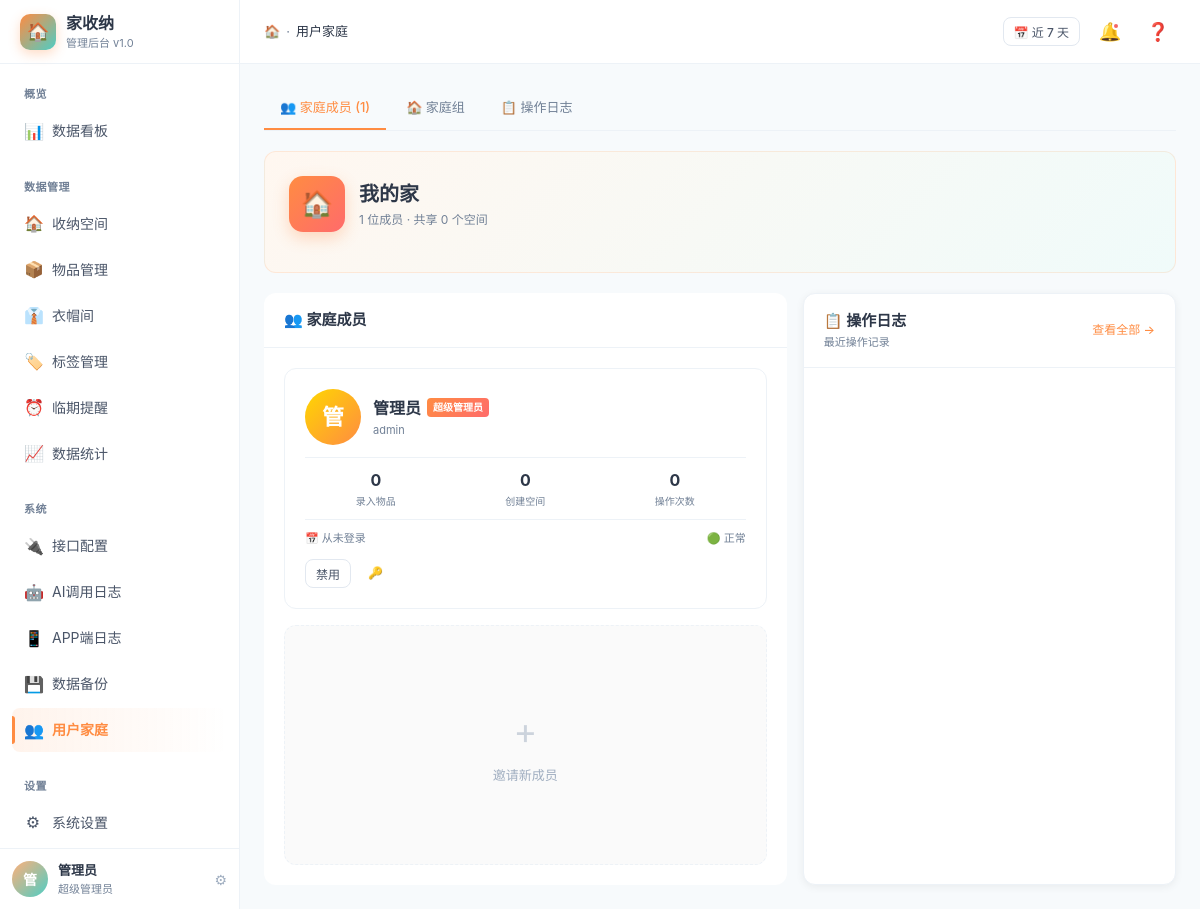
Screenshot of /web-admin/index.php?p=users (signed in) with the database file from the repository.
### tables this page shows
CREATE TABLE IF NOT EXISTS `sys_user` (
    `id` INT UNSIGNED NOT NULL AUTO_INCREMENT,
    `username` VARCHAR(50) NOT NULL COMMENT '用户名',
    `password` VARCHAR(255) NOT NULL COMMENT '密码(bcrypt)',
    `nickname` VARCHAR(50) DEFAULT '' COMMENT '昵称',
    `phone` VARCHAR(20) DEFAULT '' COMMENT '手机号',
    `avatar` VARCHAR(255) DEFAULT '' COMMENT '头像路径',
    `role` TINYINT NOT NULL DEFAULT 2 COMMENT '角色: 1=管理员 2=普通用户',
    `status` TINYINT NOT NULL DEFAULT 1 COMMENT '状态: 0=禁用 1=正常',
    `token` VARCHAR(255) DEFAULT '' COMMENT 'JWT Token',
    `token_expire` INT UNSIGNED DEFAULT 0 COMMENT 'Token过期时间戳',
    `last_login_time` INT UNSIGNED DEFAULT 0 COMMENT '最后登录时间',
    `last_login_ip` VARCHAR(45) DEFAULT '' COMMENT '最后登录IP',
    `created_at` INT UNSIGNED NOT NULL COMMENT '创建时间',
    `updated_at` INT UNSIGNED NOT NULL COMMENT '更新时间',
    PRIMARY KEY (`id`),
    UNIQUE KEY `uk_username` (`username`),
    KEY `idx_phone` (`phone`)
);

### web-admin/index.php (called while the page is built, shortened)
<?php
if (isset($_SESSION['admin_id'])) {
    $db = getDB();
    $stmt = $db->prepare("SELECT * FROM sys_user WHERE id = ? AND role = 1 AND status = 1");
    $stmt->execute([$_SESSION['admin_id']]);
}
require __DIR__ . '/layout.php';

### web-admin/pages/users.php (the view, shortened to what this page needs)
<?php
$db = getDB();
$tab = $_GET['tab'] ?? 'users';
$users = $db->query("SELECT * FROM sys_user ORDER BY created_at DESC")->fetchAll();
$avatarColors = ['linear-gradient(135deg,#FFD700,#FF8C42)','linear-gradient(135deg,#FF8C42,#FF6B6B)','linear-gradient(135deg,#4ECDC4,#0E9F8E)','linear-gradient(135deg,#9F7AEA,#553C9A)','linear-gradient(135deg,#A0AEC0,#718096)'];
?>
<div class="tabs">
    <a href="?p=users&tab=users" class="tab <?= $tab === 'users' ? 'active' : '' ?>">👥 家庭成员 (<?= count($users) ?>)</a>
    <a href="?p=users&tab=houses" class="tab <?= $tab === 'houses' ? 'active' : '' ?>">🏠 家庭组</a>
    <a href="?p=users&tab=logs" class="tab <?= $tab === 'logs' ? 'active' : '' ?>">📋 操作日志</a>
</div>
<?php if ($tab === 'users'): ?>
<div class="family-section">
    <div class="family-head">
        <div class="family-icon">🏠</div>
        <div>
            <div class="family-name">我的家</div>
            <div class="family-meta"><?= count($users) ?> 位成员 · 共享 <?= count($spaces ?? []) ?> 个空间</div>
        </div>
    </div>
</div>
<div class="section-row">
    <div>
        <div class="card-header" style="background:#fff;border-radius:var(--radius) var(--radius) 0 0;border-bottom:1px solid var(--border-2)">
            <div class="card-title">👥 家庭成员</div>
        </div>
        <div class="user-grid" style="padding:20px;background:#fff;border-radius:0 0 var(--radius) var(--radius)">
            <?php foreach ($users as $idx => $u):
                $roleClass = $u['role'] == 1 ? 'role-admin' : 'role-edit';
                $roleName = $u['role'] == 1 ? '超级管理员' : '编辑成员';
            ?>
            <div class="user-card <?= $u['status'] ? '' : 'disabled' ?>">
                <div class="user-card-head">
                    <div class="user-avatar-lg" style="background:<?= $avatarColors[$idx % 5] ?>"><?= mb_substr(htmlspecialchars($u['nickname'] ?: $u['username']), 0, 1) ?></div>
                    <div class="user-card-info">
                        <div class="user-card-name">
                            <?= htmlspecialchars($u['nickname'] ?: $u['username']) ?>
                            <span class="role-badge <?= $roleClass ?>"><?= $roleName ?></span>
                        </div>
                        <div class="user-card-role"><?= htmlspecialchars($u['phone'] ?: $u['username']) ?></div>
                    </div>
                </div>
                <div class="user-stats">
                    <div class="user-stat">
                        <div class="user-stat-val"><?= $db->query("SELECT COUNT(*) FROM goods WHERE creator_id = {$u['id']} AND status = 1")->fetchColumn() ?></div>
                        <div class="user-stat-lbl">录入物品</div>
                    </div>
                    <div class="user-stat">
                        <div class="user-stat-val"><?= $db->query("SELECT COUNT(*) FROM storage_space WHERE creator_id = {$u['id']}")->fetchColumn() ?></div>
                        <div class="user-stat-lbl">创建空间</div>
                    </div>
                    <div class="user-stat">
                        <div class="user-stat-val"><?= $db->query("SELECT COUNT(*) FROM operate_log WHERE user_id = {$u['id']}")->fetchColumn() ?></div>
                        <div class="user-stat-lbl">操作次数</div>
                    </div>
                </div>
                <div class="user-card-foot">
                    <span>📅 <?= $u['last_login_time'] ? date('m-d H:i', $u['last_login_time']) : '从未登录' ?></span>
                    <span><?= $u['status'] ? '🟢 正常' : '⏸ 已禁用' ?></span>
                </div>
                <div style="display:flex;gap:6px;margin-top:12px">
                    <form method="POST" style="display:inline">
                        <button type="submit" class="btn btn-outline btn-sm" style="flex:1"><?= $u['status'] ? '禁用' : '启用' ?></button>
                    </form>
                    <form method="POST" style="display:inline" onsubmit="return confirm('确定重置密码为123456？')">
                        <button type="submit" class="btn btn-ghost btn-sm">🔑</button>
                    </form>
                </div>
            </div>
            <?php endforeach; ?>
            <div class="user-card" style="border-style:dashed;background:#FAFAFA;display:flex;align-items:center;justify-content:center;flex-direction:column;gap:8px;color:#A0AEC0;min-height:240px" onclick="showModal('addUserModal')">
                <div style="font-size:36px;opacity:.5">+</div>
                <div style="font-size:13px;font-weight:500">邀请新成员</div>
            </div>
        </div>
    </div>
    <div class="card">
        <div class="card-header">
            <div>
                <div class="card-title">📋 操作日志</div>
                <div style="font-size:11px;color:#718096;margin-top:2px">最近操作记录</div>
            </div>
            <a href="?p=users&tab=logs" style="font-size:12px;color:#FF8C42;font-weight:500">查看全部 →</a>
        </div>
        <div class="log-list">
        </div>
    </div>
</div>
<?php endif; ?>

### web-admin/layout.php (shortened to what this page needs)
<?php
$db = getDB();
$admin = $db->prepare("SELECT * FROM sys_user WHERE id = ?");
$admin->execute([$_SESSION['admin_id']]);
$admin = $admin->fetch();
$currentPage = $_GET['p'] ?? 'dashboard';
$navGroups = [
    '概览' => [
        ['p' => 'dashboard', 'icon' => '📊', 'label' => '数据看板'],
    ],
    '数据管理' => [
        ['p' => 'spaces', 'icon' => '🏠', 'label' => '收纳空间'],
        ['p' => 'items', 'icon' => '📦', 'label' => '物品管理'],
        ['p' => 'outfits', 'icon' => '👔', 'label' => '衣帽间'],
        ['p' => 'tags', 'icon' => '🏷️', 'label' => '标签管理'],
        ['p' => 'reminders', 'icon' => '⏰', 'label' => '临期提醒'],
        ['p' => 'stats', 'icon' => '📈', 'label' => '数据统计'],
    ],
    '系统' => [
        ['p' => 'api-config', 'icon' => '🔌', 'label' => '接口配置'],
        ['p' => 'ai-logs', 'icon' => '🤖', 'label' => 'AI调用日志'],
        ['p' => 'app-logs', 'icon' => '📱', 'label' => 'APP端日志'],
        ['p' => 'backup', 'icon' => '💾', 'label' => '数据备份'],
        ['p' => 'users', 'icon' => '👥', 'label' => '用户家庭'],
    ],
    '设置' => [
        ['p' => 'settings', 'icon' => '⚙', 'label' => '系统设置'],
        ['p' => 'version', 'icon' => '📱', 'label' => '版本管理'],
    ],
];
$pageTitles = [
    'dashboard' => '数据看板',
    'outfits' => '衣帽间',
    'tags' => '标签管理',
    'items' => '物品管理',
    'spaces' => '收纳空间',
    'api-config' => '接口配置',
    'ai-logs' => 'AI调用日志',
    'app-logs' => 'APP端日志',
    'backup' => '数据备份',
    'users' => '用户家庭',
    'settings' => '系统设置',
    'version' => '版本信息',
    'stats' => '数据统计',
    'reminders' => '临期提醒',
];
$pageTitle = $pageTitles[$currentPage] ?? '管理后台';
?>
<!DOCTYPE html>
<html lang="zh-CN">
<head>
    <link rel="stylesheet" href="assets/css/common.css">
</head>
<body>
<div class="app">
    <aside class="sidebar">
        <div class="sidebar-header">
            <div class="sidebar-logo">🏠</div>
            <div>
                <div class="sidebar-title">家收纳</div>
                <div class="sidebar-subtitle">管理后台 v1.0</div>
            </div>
        </div>
        <nav class="sidebar-nav">
            <?php foreach ($navGroups as $groupTitle => $items): ?>
            <div class="nav-group">
                <div class="nav-group-title"><?= $groupTitle ?></div>
                <?php foreach ($items as $item): ?>
                <a class="nav-item <?= $currentPage === $item['p'] ? 'active' : '' ?>" href="?p=<?= $item['p'] ?>">
                    <span class="nav-icon"><?= $item['icon'] ?></span>
                    <span><?= $item['label'] ?></span>
                </a>
                <?php endforeach; ?>
            </div>
            <?php endforeach; ?>
        </nav>
        <div class="sidebar-footer">
            <div class="avatar"><?= mb_substr(htmlspecialchars($admin['nickname'] ?: $admin['username']), 0, 1) ?></div>
            <div class="user-info">
                <div class="user-name"><?= htmlspecialchars($admin['nickname'] ?: $admin['username']) ?></div>
                <div class="user-role"><?= $admin['role'] == 1 ? '超级管理员' : '管理员' ?></div>
            </div>
            <span style="color:#A0AEC0;cursor:pointer">⚙</span>
        </div>
    </aside>
    <main class="main">
        <header class="topbar">
            <div class="breadcrumb">
                <span>🏠</span>
                <span>·</span>
                <span class="current"><?= htmlspecialchars($pageTitle) ?></span>
            </div>
            <div class="topbar-actions">
                <button class="btn btn-outline btn-sm">📅 近 7 天</button>
                <button class="icon-btn">🔔<span class="dot"></span></button>
                <button class="icon-btn">❓</button>
            </div>
        </header>
        <div class="content">
            <?php include "pages/{$currentPage}.php"; ?>
        </div>
    </main>
</div>
</body>
</html>

### web-admin/pages/users.php (style rules this page uses)
.user-grid { display:grid;grid-template-columns:repeat(auto-fill,minmax(280px,1fr));gap:16px;padding:20px }
.user-card { background:#fff;border:1px solid var(--border-2);border-radius:var(--radius);padding:20px;transition:all .2s;cursor:pointer;position:relative }
.user-card-head { display:flex;align-items:center;gap:12px;margin-bottom:12px }
.user-avatar-lg { width:56px;height:56px;border-radius:50%;display:flex;align-items:center;justify-content:center;color:#fff;font-size:22px;font-weight:600;flex-shrink:0 }
.user-card-info { flex:1;min-width:0 }
.user-card-name { font-size:16px;font-weight:600;display:flex;align-items:center;gap:6px }
.user-card-role { font-size:11px;color:#718096;margin-top:2px }
.role-badge { font-size:10px;padding:2px 6px;border-radius:4px;font-weight:600 }
.role-admin { background:linear-gradient(135deg,#FF8C42,#FF6B6B);color:#fff }
.user-stats { display:grid;grid-template-columns:repeat(3,1fr);gap:8px;padding:10px 0;border-top:1px solid var(--border-2);border-bottom:1px solid var(--border-2);margin-bottom:10px }
.user-stat { text-align:center }
.user-stat-val { font-size:16px;font-weight:700;color:#2D3748 }
.user-stat-lbl { font-size:10px;color:#718096;margin-top:2px }
.user-card-foot { display:flex;align-items:center;justify-content:space-between;font-size:11px;color:#718096 }
.family-section { background:linear-gradient(135deg,#FFF7F0 0%,#F0FBFA 100%);border-radius:var(--radius);padding:24px;margin-bottom:20px;border:1px solid rgba(255,140,66,.15) }
.family-head { display:flex;align-items:center;gap:14px;margin-bottom:16px }
.family-icon { width:56px;height:56px;border-radius:14px;background:linear-gradient(135deg,#FF8C42,#FF6B6B);display:flex;align-items:center;justify-content:center;color:#fff;font-size:26px;box-shadow:0 6px 16px rgba(255,140,66,.3) }
.family-name { font-size:20px;font-weight:700 }
.family-meta { font-size:12px;color:#718096;margin-top:2px }
.section-row { display:grid;grid-template-columns:1.4fr 1fr;gap:16px }
.log-list { padding:4px 0 }

### rows the page displays
sys_user: nickname "管", nickname "管理员", role "超级管理员", username "admin", fetchColumn "0", last_login_time "从未登录", status "🟢 正常"

### other values shown
$groupTitle "概览"
$item['icon'] "📊"
$item['label'] "数据看板"
$groupTitle "数据管理"
$item['icon'] "🏠"
$item['label'] "收纳空间"
$item['icon'] "📦"
$item['label'] "物品管理"
$item['icon'] "👔"
$item['label'] "衣帽间"
$item['icon'] "🏷️"
$item['label'] "标签管理"
$item['icon'] "⏰"
$item['label'] "临期提醒"
$item['icon'] "📈"
